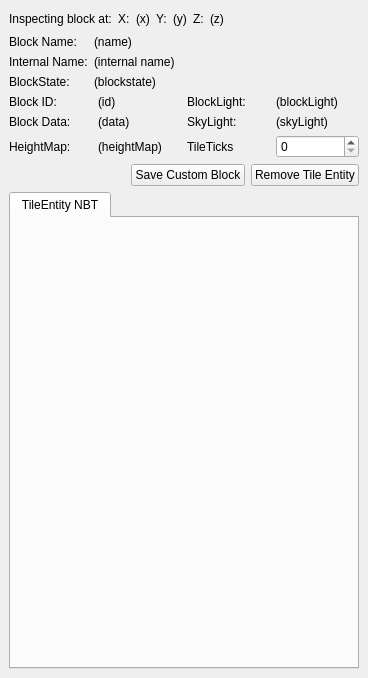
<?xml version="1.0" encoding="UTF-8"?>
<ui version="4.0">
 <class>inspectorWidget</class>
 <widget class="QWidget" name="inspectorWidget">
  <property name="geometry">
   <rect>
    <x>0</x>
    <y>0</y>
    <width>368</width>
    <height>678</height>
   </rect>
  </property>
  <property name="windowTitle">
   <string>Form</string>
  </property>
  <layout class="QVBoxLayout" name="verticalLayout">
   <property name="margin">
    <number>0</number>
   </property>
   <item>
    <widget class="QStackedWidget" name="stackedWidget">
     <property name="currentIndex">
      <number>0</number>
     </property>
     <widget class="QWidget" name="pageInspectBlock">
      <layout class="QVBoxLayout" name="verticalLayout_2">
       <item>
        <layout class="QHBoxLayout" name="horizontalLayout">
         <item>
          <widget class="QLabel" name="label">
           <property name="text">
            <string>Inspecting block at:</string>
           </property>
          </widget>
         </item>
         <item>
          <widget class="QLabel" name="label_2">
           <property name="text">
            <string>X:</string>
           </property>
          </widget>
         </item>
         <item>
          <widget class="QLabel" name="blockXLabel">
           <property name="text">
            <string>(x)</string>
           </property>
          </widget>
         </item>
         <item>
          <widget class="QLabel" name="label_3">
           <property name="text">
            <string>Y:</string>
           </property>
          </widget>
         </item>
         <item>
          <widget class="QLabel" name="blockYLabel">
           <property name="text">
            <string>(y)</string>
           </property>
          </widget>
         </item>
         <item>
          <widget class="QLabel" name="label_4">
           <property name="text">
            <string>Z:</string>
           </property>
          </widget>
         </item>
         <item>
          <widget class="QLabel" name="blockZLabel">
           <property name="text">
            <string>(z)</string>
           </property>
          </widget>
         </item>
         <item>
          <spacer name="horizontalSpacer_2">
           <property name="orientation">
            <enum>Qt::Horizontal</enum>
           </property>
           <property name="sizeHint" stdset="0">
            <size>
             <width>40</width>
             <height>20</height>
            </size>
           </property>
          </spacer>
         </item>
        </layout>
       </item>
       <item>
        <layout class="QFormLayout" name="formLayout_2">
         <item row="0" column="0">
          <widget class="QLabel" name="label_16">
           <property name="text">
            <string>Block Name:</string>
           </property>
          </widget>
         </item>
         <item row="0" column="1">
          <widget class="QLabel" name="blockNameLabel">
           <property name="text">
            <string>(name)</string>
           </property>
          </widget>
         </item>
         <item row="1" column="0">
          <widget class="QLabel" name="label_20">
           <property name="text">
            <string>Internal Name:</string>
           </property>
          </widget>
         </item>
         <item row="1" column="1">
          <widget class="QLabel" name="blockInternalNameLabel">
           <property name="text">
            <string>(internal name)</string>
           </property>
          </widget>
         </item>
         <item row="2" column="0">
          <widget class="QLabel" name="label_18">
           <property name="text">
            <string>BlockState:</string>
           </property>
          </widget>
         </item>
         <item row="2" column="1">
          <widget class="QLabel" name="blockStateLabel">
           <property name="text">
            <string>(blockstate)</string>
           </property>
          </widget>
         </item>
        </layout>
       </item>
       <item>
        <layout class="QGridLayout" name="gridLayout">
         <item row="0" column="0">
          <layout class="QHBoxLayout" name="horizontalLayout_5">
           <item>
            <widget class="QLabel" name="label_14">
             <property name="text">
              <string>Block ID:</string>
             </property>
            </widget>
           </item>
           <item>
            <widget class="QLabel" name="blockIDLabel">
             <property name="text">
              <string>(id)</string>
             </property>
            </widget>
           </item>
          </layout>
         </item>
         <item row="0" column="1">
          <layout class="QHBoxLayout" name="horizontalLayout_6">
           <item>
            <widget class="QLabel" name="label_19">
             <property name="text">
              <string>BlockLight:</string>
             </property>
            </widget>
           </item>
           <item>
            <widget class="QLabel" name="blockLightLabel">
             <property name="text">
              <string>(blockLight)</string>
             </property>
            </widget>
           </item>
          </layout>
         </item>
         <item row="1" column="0">
          <layout class="QHBoxLayout" name="horizontalLayout_15">
           <item>
            <widget class="QLabel" name="label_17">
             <property name="text">
              <string>Block Data:</string>
             </property>
            </widget>
           </item>
           <item>
            <widget class="QLabel" name="blockDataLabel">
             <property name="text">
              <string>(data)</string>
             </property>
            </widget>
           </item>
          </layout>
         </item>
         <item row="1" column="1">
          <layout class="QHBoxLayout" name="horizontalLayout_8">
           <item>
            <widget class="QLabel" name="label_23">
             <property name="text">
              <string>SkyLight:</string>
             </property>
            </widget>
           </item>
           <item>
            <widget class="QLabel" name="skyLightLabel">
             <property name="text">
              <string>(skyLight)</string>
             </property>
            </widget>
           </item>
          </layout>
         </item>
         <item row="2" column="0">
          <layout class="QHBoxLayout" name="horizontalLayout_7">
           <item>
            <widget class="QLabel" name="label_25">
             <property name="text">
              <string>HeightMap:</string>
             </property>
            </widget>
           </item>
           <item>
            <widget class="QLabel" name="heightMapLabel">
             <property name="text">
              <string>(heightMap)</string>
             </property>
            </widget>
           </item>
          </layout>
         </item>
         <item row="2" column="1">
          <layout class="QHBoxLayout" name="horizontalLayout_14">
           <item>
            <widget class="QLabel" name="label_27">
             <property name="text">
              <string>TileTicks</string>
             </property>
            </widget>
           </item>
           <item>
            <widget class="QSpinBox" name="tileTicksSpinBox"/>
           </item>
          </layout>
         </item>
        </layout>
       </item>
       <item>
        <layout class="QHBoxLayout" name="horizontalLayout_2">
         <item>
          <spacer name="horizontalSpacer">
           <property name="orientation">
            <enum>Qt::Horizontal</enum>
           </property>
           <property name="sizeHint" stdset="0">
            <size>
             <width>40</width>
             <height>20</height>
            </size>
           </property>
          </spacer>
         </item>
         <item>
          <widget class="QPushButton" name="pushButton">
           <property name="text">
            <string>Save Custom Block</string>
           </property>
          </widget>
         </item>
         <item>
          <widget class="QPushButton" name="removeTileEntityButton">
           <property name="text">
            <string>Remove Tile Entity</string>
           </property>
          </widget>
         </item>
        </layout>
       </item>
       <item>
        <widget class="QTabWidget" name="blockTabWidget">
         <property name="currentIndex">
          <number>0</number>
         </property>
         <widget class="QWidget" name="blockNBTTab">
          <attribute name="title">
           <string>TileEntity NBT</string>
          </attribute>
          <layout class="QHBoxLayout" name="horizontalLayout_4">
           <item>
            <widget class="NBTEditorWidget" name="blockNBTEditor" native="true">
             <property name="sizePolicy">
              <sizepolicy hsizetype="Preferred" vsizetype="Preferred">
               <horstretch>0</horstretch>
               <verstretch>1</verstretch>
              </sizepolicy>
             </property>
            </widget>
           </item>
          </layout>
         </widget>
        </widget>
       </item>
      </layout>
     </widget>
     <widget class="QWidget" name="pageInspectEntity">
      <layout class="QVBoxLayout" name="verticalLayout_3">
       <item>
        <layout class="QHBoxLayout" name="horizontalLayout_3">
         <item>
          <widget class="QLabel" name="label_6">
           <property name="text">
            <string>Inspecting entity</string>
           </property>
          </widget>
         </item>
         <item>
          <widget class="QLabel" name="label_9">
           <property name="text">
            <string>at </string>
           </property>
          </widget>
         </item>
         <item>
          <widget class="QLabel" name="label_12">
           <property name="text">
            <string>X=</string>
           </property>
          </widget>
         </item>
         <item>
          <widget class="QLabel" name="entityXLabel">
           <property name="text">
            <string>(x)</string>
           </property>
          </widget>
         </item>
         <item>
          <widget class="QLabel" name="label_10">
           <property name="text">
            <string>Y=</string>
           </property>
          </widget>
         </item>
         <item>
          <widget class="QLabel" name="entityYLabel">
           <property name="text">
            <string>(y)</string>
           </property>
          </widget>
         </item>
         <item>
          <widget class="QLabel" name="label_11">
           <property name="text">
            <string>Z=</string>
           </property>
          </widget>
         </item>
         <item>
          <widget class="QLabel" name="entityZLabel">
           <property name="text">
            <string>(z)</string>
           </property>
          </widget>
         </item>
         <item>
          <spacer name="horizontalSpacer_3">
           <property name="orientation">
            <enum>Qt::Horizontal</enum>
           </property>
           <property name="sizeHint" stdset="0">
            <size>
             <width>40</width>
             <height>20</height>
            </size>
           </property>
          </spacer>
         </item>
        </layout>
       </item>
       <item>
        <layout class="QFormLayout" name="formLayout">
         <item row="0" column="0">
          <widget class="QLabel" name="label_8">
           <property name="text">
            <string>Entity ID:</string>
           </property>
          </widget>
         </item>
         <item row="0" column="1">
          <widget class="QLabel" name="entityIDLabel">
           <property name="text">
            <string>(entityID)</string>
           </property>
          </widget>
         </item>
         <item row="1" column="0">
          <widget class="QLabel" name="label_7">
           <property name="text">
            <string>UUID:</string>
           </property>
          </widget>
         </item>
         <item row="1" column="1">
          <widget class="QLabel" name="entityUUIDLabel">
           <property name="text">
            <string>(uuid)</string>
           </property>
          </widget>
         </item>
        </layout>
       </item>
       <item>
        <widget class="NBTEditorWidget" name="entityNBTEditor" native="true">
         <property name="sizePolicy">
          <sizepolicy hsizetype="Preferred" vsizetype="Preferred">
           <horstretch>0</horstretch>
           <verstretch>1</verstretch>
          </sizepolicy>
         </property>
        </widget>
       </item>
      </layout>
     </widget>
     <widget class="QWidget" name="pageInspectChunk">
      <layout class="QVBoxLayout" name="verticalLayout_7">
       <item>
        <layout class="QHBoxLayout" name="horizontalLayout_9">
         <item>
          <widget class="QLabel" name="label_5">
           <property name="text">
            <string>Inspecting chunk at:</string>
           </property>
          </widget>
         </item>
         <item>
          <widget class="QLabel" name="label_13">
           <property name="text">
            <string>CX:</string>
           </property>
          </widget>
         </item>
         <item>
          <widget class="QLabel" name="chunkCXLabel">
           <property name="text">
            <string>(cx)</string>
           </property>
          </widget>
         </item>
         <item>
          <widget class="QLabel" name="label_15">
           <property name="text">
            <string>CZ:</string>
           </property>
          </widget>
         </item>
         <item>
          <widget class="QLabel" name="chunkCZLabel">
           <property name="text">
            <string>(cz)</string>
           </property>
          </widget>
         </item>
         <item>
          <spacer name="horizontalSpacer_7">
           <property name="orientation">
            <enum>Qt::Horizontal</enum>
           </property>
           <property name="sizeHint" stdset="0">
            <size>
             <width>40</width>
             <height>20</height>
            </size>
           </property>
          </spacer>
         </item>
        </layout>
       </item>
       <item>
        <widget class="QTabWidget" name="chunkTabWidget">
         <property name="currentIndex">
          <number>1</number>
         </property>
         <widget class="QWidget" name="chunkPropertiesTab">
          <attribute name="title">
           <string>Chunk</string>
          </attribute>
          <layout class="QHBoxLayout" name="horizontalLayout_10">
           <item>
            <layout class="QVBoxLayout" name="verticalLayout_6">
             <item>
              <widget class="QCheckBox" name="terrainPopulatedInput">
               <property name="toolTip">
                <string>Marks this chunk to have trees, lakes, ores, and other terrain features regenerated in Minecraft.</string>
               </property>
               <property name="layoutDirection">
                <enum>Qt::RightToLeft</enum>
               </property>
               <property name="text">
                <string>Terrain Populated</string>
               </property>
              </widget>
             </item>
             <item>
              <widget class="QCheckBox" name="lightPopulatedInput">
               <property name="toolTip">
                <string>Currently does nothing. Minecraft sets it after generating a chunk but never reads it again.</string>
               </property>
               <property name="layoutDirection">
                <enum>Qt::RightToLeft</enum>
               </property>
               <property name="text">
                <string>Light Populated</string>
               </property>
              </widget>
             </item>
             <item>
              <layout class="QHBoxLayout" name="horizontalLayout_11">
               <item>
                <widget class="QLabel" name="label_33">
                 <property name="sizePolicy">
                  <sizepolicy hsizetype="Minimum" vsizetype="Preferred">
                   <horstretch>0</horstretch>
                   <verstretch>0</verstretch>
                  </sizepolicy>
                 </property>
                 <property name="toolTip">
                  <string>Time in ticks when this chunk was last updated. Recently played chunks will reflect the current in-game time, older chunks will have smaller values.</string>
                 </property>
                 <property name="text">
                  <string>Update Time</string>
                 </property>
                </widget>
               </item>
               <item>
                <widget class="QSpinBox" name="updateTimeInput">
                 <property name="sizePolicy">
                  <sizepolicy hsizetype="Expanding" vsizetype="Fixed">
                   <horstretch>0</horstretch>
                   <verstretch>0</verstretch>
                  </sizepolicy>
                 </property>
                 <property name="toolTip">
                  <string>Time in ticks when this chunk was last updated. Recently played chunks will reflect the current in-game time, older chunks will have smaller values.</string>
                 </property>
                 <property name="minimum">
                  <number>0</number>
                 </property>
                 <property name="maximum">
                  <number>2000000000</number>
                 </property>
                </widget>
               </item>
              </layout>
             </item>
             <item>
              <layout class="QHBoxLayout" name="horizontalLayout_12">
               <item>
                <widget class="QLabel" name="label_34">
                 <property name="sizePolicy">
                  <sizepolicy hsizetype="Minimum" vsizetype="Preferred">
                   <horstretch>0</horstretch>
                   <verstretch>0</verstretch>
                  </sizepolicy>
                 </property>
                 <property name="toolTip">
                  <string>Number of ticks the player has spent in this chunk.</string>
                 </property>
                 <property name="text">
                  <string>Inhabited Time</string>
                 </property>
                </widget>
               </item>
               <item>
                <widget class="QSpinBox" name="inhabitedTimeInput">
                 <property name="sizePolicy">
                  <sizepolicy hsizetype="Expanding" vsizetype="Fixed">
                   <horstretch>0</horstretch>
                   <verstretch>0</verstretch>
                  </sizepolicy>
                 </property>
                 <property name="toolTip">
                  <string>Number of ticks the player has spent in this chunk.</string>
                 </property>
                 <property name="minimum">
                  <number>0</number>
                 </property>
                 <property name="maximum">
                  <number>2000000000</number>
                 </property>
                </widget>
               </item>
              </layout>
             </item>
             <item>
              <spacer name="verticalSpacer">
               <property name="orientation">
                <enum>Qt::Vertical</enum>
               </property>
               <property name="sizeHint" stdset="0">
                <size>
                 <width>20</width>
                 <height>40</height>
                </size>
               </property>
              </spacer>
             </item>
            </layout>
           </item>
          </layout>
         </widget>
         <widget class="QWidget" name="chunkNBTTab">
          <attribute name="title">
           <string>NBT Data</string>
          </attribute>
          <layout class="QHBoxLayout" name="horizontalLayout_13">
           <property name="margin">
            <number>0</number>
           </property>
           <item>
            <widget class="NBTEditorWidget" name="chunkNBTEditor" native="true"/>
           </item>
          </layout>
         </widget>
        </widget>
       </item>
      </layout>
     </widget>
    </widget>
   </item>
  </layout>
 </widget>
 <customwidgets>
  <customwidget>
   <class>NBTEditorWidget</class>
   <extends>QWidget</extends>
   <header>mcedit2/widgets/nbttree/nbteditor.h</header>
   <container>1</container>
  </customwidget>
 </customwidgets>
 <resources/>
 <connections/>
</ui>
